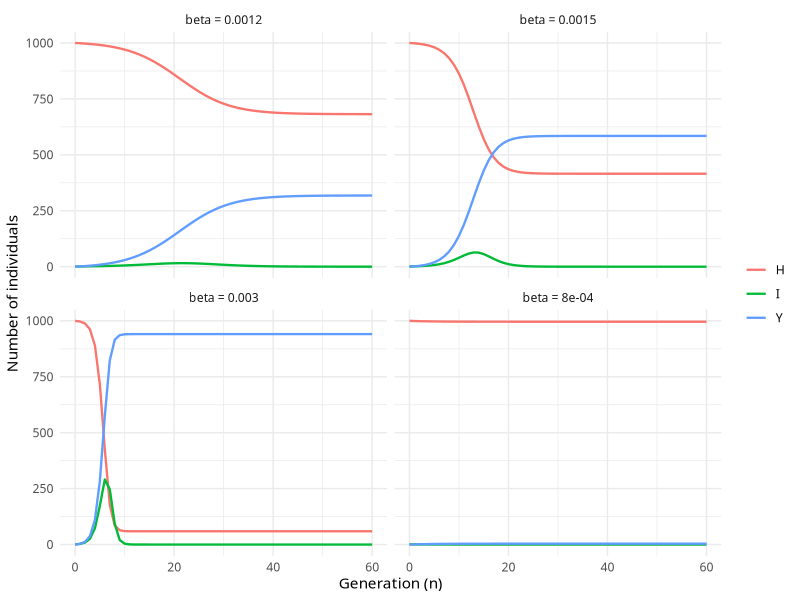
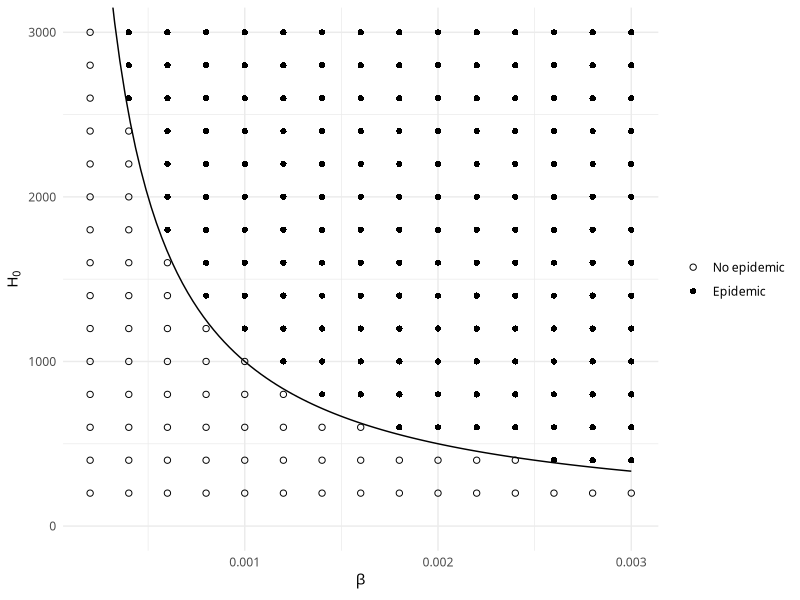
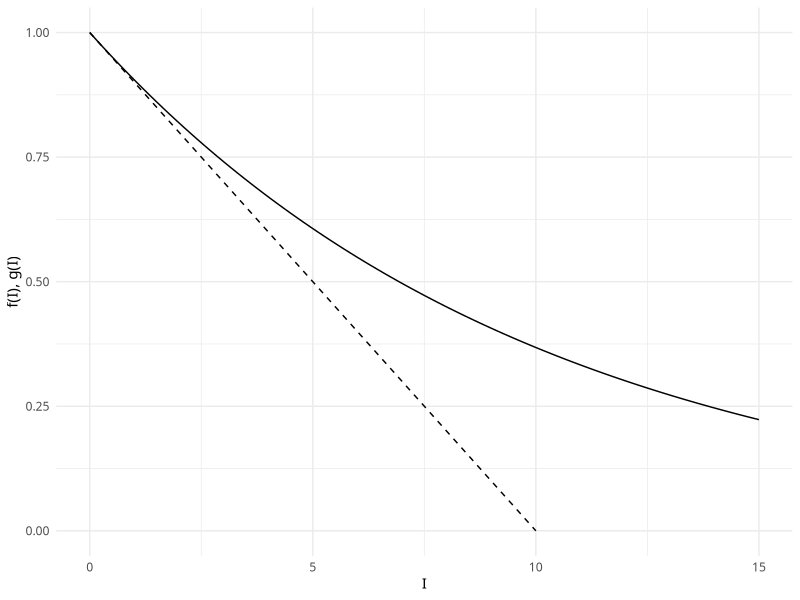
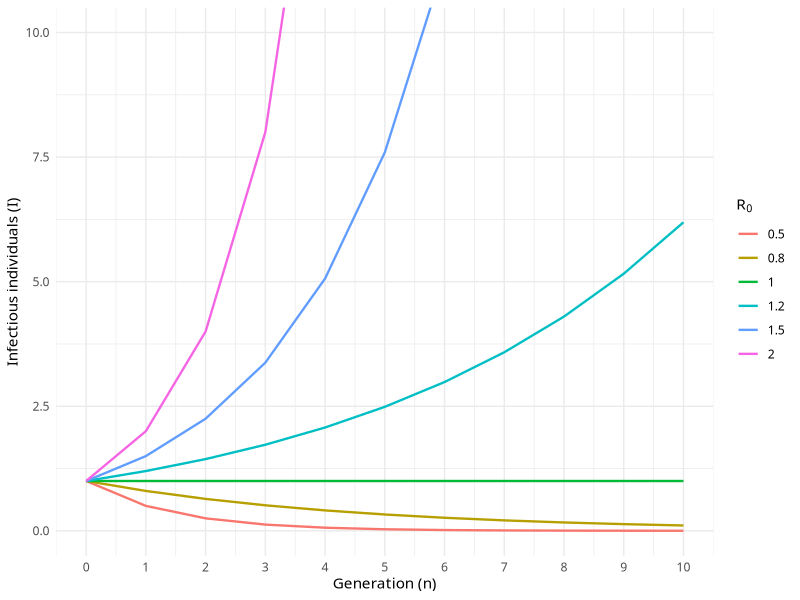
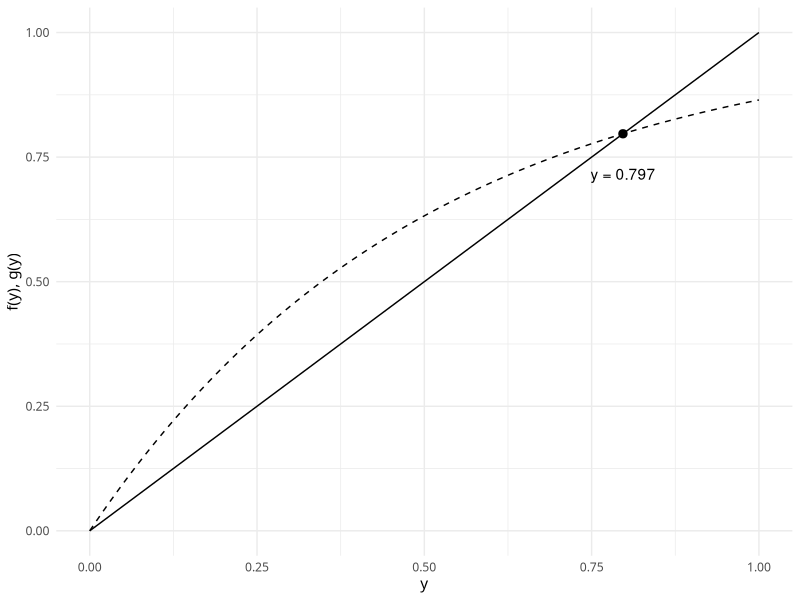
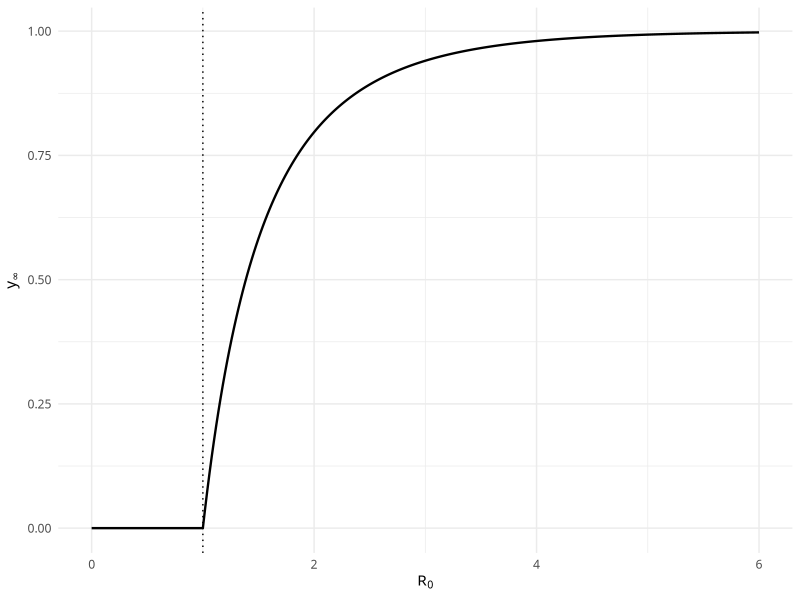
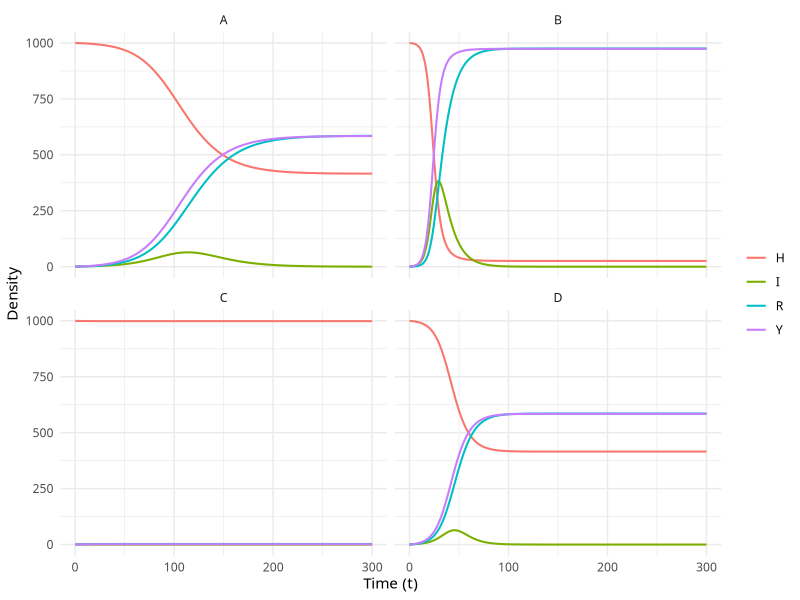
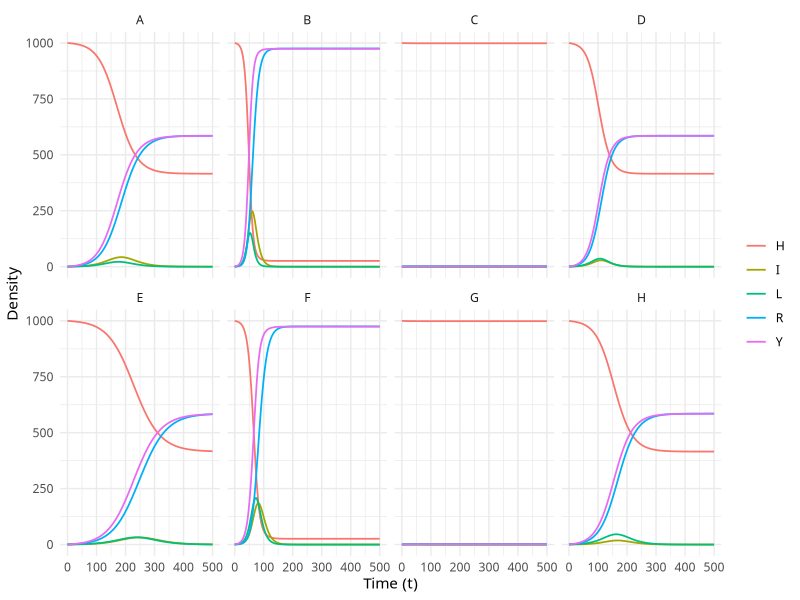

Write the R code that produced these figures, in order.
## ---- chunk 1
#| label: setup-ch05
#| message: false
library(tidyverse)
theme_set(theme_minimal(base_family = "Sarabun"))

# Fourth-order Runge-Kutta solver for a system dy/dt = deriv(y, parms)
rk4 <- function(deriv, y0, times, parms) {
  out <- matrix(NA_real_, length(times), length(y0),
                dimnames = list(NULL, names(y0)))
  y <- y0
  out[1, ] <- y
  for (k in seq_along(times)[-1]) {
    h  <- times[k] - times[k - 1]
    k1 <- deriv(y, parms)
    k2 <- deriv(y + h / 2 * k1, parms)
    k3 <- deriv(y + h / 2 * k2, parms)
    k4 <- deriv(y + h * k3, parms)
    y  <- y + h / 6 * (k1 + 2 * k2 + 2 * k3 + k4)
    out[k, ] <- y
  }
  as_tibble(out) |> mutate(t = times, .before = 1)
}

# Final disease level: root of y = 1 - exp(-R0 * y) on (0, 1]
final_level <- function(R0) {
  if (R0 <= 1) return(0)
  uniroot(\(y) y - (1 - exp(-R0 * y)), c(1e-9, 1), tol = 1e-10)$root
}
## ---- chunk 2
#| label: discrete-model-function
sim_discrete <- function(beta, H0 = 1000, I0 = 1, n_gen = 40) {
  H <- I <- numeric(n_gen + 1)
  H[1] <- H0
  I[1] <- I0
  for (n in seq_len(n_gen)) {
    H[n + 1] <- H[n] * exp(-beta * I[n])
    I[n + 1] <- H[n] * (1 - exp(-beta * I[n]))
  }
  tibble(n = 0:n_gen, H = H, I = I, Y = c(0, cumsum(I[-1])))
}
## ---- chunk 3
#| label: fig-tm-discrete-sim
#| fig-cap: "Number of healthy (H) and infectious (I) individuals per unit area, and total number of individuals infected since the start of the epidemic (Y), in relation to disease generation (n). Solutions of the discrete-time model with H0 = 1000 and I0 = 1 for four values of beta."
#| fig-width: 8
#| fig-height: 5.5
c(0.0008, 0.0012, 0.0015, 0.003) |>
  set_names() |>
  map(\(b) sim_discrete(b, n_gen = 60)) |>
  list_rbind(names_to = "beta") |>
  mutate(beta = paste("beta =", beta)) |>
  pivot_longer(c(H, I, Y), names_to = "state", values_to = "number") |>
  ggplot(aes(n, number, colour = state)) +
  geom_line(linewidth = 0.8) +
  facet_wrap(~ beta) +
  labs(x = "Generation (n)", y = "Number of individuals", colour = NULL)
## ---- chunk 4
#| label: fig-tm-discrete-threshold
#| fig-cap: "Parameter combinations of beta and initial number of healthy individuals (H0) for which an epidemic develops (filled) or does not develop (open) in simulations of the discrete-time model (epidemic defined as I1 > I0). The curve is beta * H0 = 1."
#| fig-width: 6
#| fig-height: 4.5
grid <- crossing(beta = seq(0.0002, 0.003, by = 0.0002),
                 H0   = seq(200, 3000, by = 200)) |>
  mutate(epidemic = map2_lgl(beta, H0, \(b, h) {
    sim_discrete(b, H0 = h, n_gen = 1)$I[2] > 1
  }))

ggplot(grid, aes(beta, H0)) +
  geom_point(aes(shape = epidemic), size = 1.8) +
  geom_function(fun = \(b) 1 / b, xlim = c(0.0003, 0.003)) +
  scale_shape_manual(values = c(`TRUE` = 16, `FALSE` = 1),
                     labels = c(`TRUE` = "Epidemic", `FALSE` = "No epidemic")) +
  coord_cartesian(ylim = c(0, 3000)) +
  labs(x = expression(beta), y = expression(H[0]), shape = NULL)
## ---- chunk 5
#| label: fig-tm-box51
#| fig-cap: "Exponential decay function f(I) = exp(-beta * I) (solid) and its approximating linear function g(I) = 1 - beta * I (dashed), with beta = 0.1."
#| fig-width: 5.5
#| fig-height: 3.5
ggplot() +
  geom_function(fun = \(I) exp(-0.1 * I), xlim = c(0, 15)) +
  geom_function(fun = \(I) 1 - 0.1 * I, xlim = c(0, 10), linetype = "dashed") +
  labs(x = "I", y = "f(I), g(I)")
## ---- chunk 6
#| label: fig-tm-discrete-R0
#| fig-cap: "Number of infectious individuals per unit area (I) in relation to disease generation (n) for various values of the basic reproduction number, R0 = beta * H0. Curves are solutions of the linearised model with I0 = 1."
#| fig-width: 6
#| fig-height: 4
crossing(R0 = c(0.5, 0.8, 1, 1.2, 1.5, 2), n = 0:10) |>
  mutate(I = R0^n, R0 = factor(R0)) |>
  ggplot(aes(n, I, colour = R0)) +
  geom_line(linewidth = 0.8) +
  scale_x_continuous(breaks = 0:10) +
  coord_cartesian(ylim = c(0, 10)) +
  labs(x = "Generation (n)", y = "Infectious individuals (I)", colour = expression(R[0]))
## ---- chunk 7
#| label: fig-tm-box52
#| fig-cap: "Curves of f(y) = y and g(y) = 1 - exp(-2y). The intersection (point) is the solution of the final level equation for R0 = 2."
#| fig-width: 5
#| fig-height: 4
y2 <- final_level(2)
ggplot() +
  geom_function(fun = \(y) y, xlim = c(0, 1)) +
  geom_function(fun = \(y) 1 - exp(-2 * y), xlim = c(0, 1), linetype = "dashed") +
  annotate("point", x = y2, y = y2, size = 2.5) +
  annotate("text", x = y2, y = y2 - 0.08, label = sprintf("y = %.3f", y2)) +
  labs(x = "y", y = "f(y), g(y)")
## ---- chunk 8
#| label: final-level-values
tibble(R0 = c(1.5, 2, 3, 5)) |>
  mutate(y_inf = map_dbl(R0, final_level))
## ---- chunk 9
#| label: fig-tm-final-level
#| fig-cap: "Fraction of plant individuals infected after the epidemic has run its course (final level) in relation to the basic reproduction number, R0. The curve is the solution of the final level equation."
#| fig-width: 6
#| fig-height: 4
tibble(R0 = seq(0, 6, by = 0.02)) |>
  mutate(y_inf = map_dbl(R0, final_level)) |>
  ggplot(aes(R0, y_inf)) +
  geom_line(linewidth = 0.8) +
  geom_vline(xintercept = 1, linetype = "dotted") +
  labs(x = expression(R[0]), y = expression(y[infinity]))
## ---- chunk 10
#| label: hir-euler-vs-rk4
hir_deriv <- function(y, parms) {
  with(as.list(c(y, parms)), {
    infection <- beta * H * I
    c(H = -infection, I = infection - mu * I, R = mu * I)
  })
}

euler <- function(deriv, y0, times, parms) {
  y <- y0
  for (k in seq_along(times)[-1]) {
    y <- y + (times[k] - times[k - 1]) * deriv(y, parms)
  }
  y
}

y0    <- c(H = 1000, I = 1, R = 0)
parms <- c(beta = 0.000375, mu = 0.25)
tibble(
  method = c("Euler, step 1", "Euler, step 0.1", "RK4, step 0.1"),
  Y_at_t100 = c(
    sum(euler(hir_deriv, y0, seq(0, 100, by = 1),   parms)[c("I", "R")]),
    sum(euler(hir_deriv, y0, seq(0, 100, by = 0.1), parms)[c("I", "R")]),
    rk4(hir_deriv, y0, seq(0, 100, by = 0.1), parms) |>
      slice_tail(n = 1) |> mutate(Y = I + R) |> pull(Y)
  ) - 1   # subtract I0 so that Y counts new infections only
)
## ---- chunk 11
#| label: hir-desolve
#| eval: !expr requireNamespace("deSolve", quietly = TRUE)
# The same model with deSolve::ode(); the derivative function must return a list
hir_ode <- function(t, y, parms) list(hir_deriv(y, parms))
deSolve::ode(y = y0, times = seq(0, 100, by = 1), func = hir_ode, parms = parms) |>
  as_tibble() |>
  slice_tail(n = 1)
## ---- chunk 12
#| label: fig-tm-hir-sim
#| fig-cap: "Density of healthy (H), infectious (I) and removed (R) individuals, and total density of infected individuals (Y = I + R), in relation to time (t). Solutions of the H-I-R model with H(0) = 1000, I(0) = 1, R(0) = 0. (A) mu = 0.1 (iota = 10), beta = 0.00015; (B) mu = 0.1, beta = 0.000375; (C) mu = 0.25 (iota = 4), beta = 0.00015; (D) mu = 0.25, beta = 0.000375 per time unit."
#| fig-width: 8
#| fig-height: 5.5
hir_scenarios <- tribble(
  ~panel, ~mu,  ~beta,
  "A",    0.1,  0.00015,
  "B",    0.1,  0.000375,
  "C",    0.25, 0.00015,
  "D",    0.25, 0.000375
)

hir_out <- hir_scenarios |>
  mutate(sim = map2(mu, beta, \(m, b) {
    rk4(hir_deriv, c(H = 1000, I = 1, R = 0), seq(0, 300, by = 0.5),
        c(beta = b, mu = m))
  })) |>
  unnest(sim) |>
  mutate(Y = I + R - 1)

hir_out |>
  pivot_longer(c(H, I, R, Y), names_to = "state", values_to = "density") |>
  ggplot(aes(t, density, colour = state)) +
  geom_line(linewidth = 0.7) +
  facet_wrap(~ panel) +
  labs(x = "Time (t)", y = "Density", colour = NULL)
## ---- chunk 13
#| label: hir-final-AD
hir_out |>
  group_by(panel, mu, beta) |>
  slice_tail(n = 1) |>
  ungroup() |>
  transmute(panel, mu, beta, R0 = beta * 1000 / mu, Y_end = round(Y, 1))
## ---- chunk 14
#| label: fig-tm-hlir-sim
#| fig-cap: "Density of healthy (H), latently infected (L), infectious (I) and removed (R) individuals, and total density of infected individuals (Y = L + I + R), in relation to time. Solutions of the H-L-I-R model with H(0) = 1000, L(0) = 0, I(0) = 1, R(0) = 0. Panels A-D: omega = 0.2 (p = 5); panels E-H: omega = 0.1 (p = 10). Within each row: mu = 0.1 or 0.25 (iota = 10 or 4) and beta = 0.00015 or 0.000375 per time unit, in the same order as the H-I-R figure."
#| fig-width: 9
#| fig-height: 5.5
hlir_deriv <- function(y, parms) {
  with(as.list(c(y, parms)), {
    infection <- beta * H * I
    c(H = -infection,
      L = infection - omega * L,
      I = omega * L - mu * I,
      R = mu * I)
  })
}

hlir_scenarios <- crossing(omega = c(0.2, 0.1), hir_scenarios |> select(-panel)) |>
  arrange(desc(omega), mu, beta) |>
  mutate(panel = LETTERS[1:8], .before = 1)

hlir_out <- hlir_scenarios |>
  mutate(sim = pmap(list(omega, mu, beta), \(w, m, b) {
    rk4(hlir_deriv, c(H = 1000, L = 0, I = 1, R = 0), seq(0, 500, by = 0.5),
        c(beta = b, omega = w, mu = m))
  })) |>
  unnest(sim) |>
  mutate(Y = L + I + R - 1)

hlir_out |>
  pivot_longer(c(H, L, I, R, Y), names_to = "state", values_to = "density") |>
  ggplot(aes(t, density, colour = state)) +
  geom_line(linewidth = 0.6) +
  facet_wrap(~ panel, nrow = 2) +
  labs(x = "Time (t)", y = "Density", colour = NULL)
## ---- chunk 15
#| label: box55-eigen
# Check: the leading eigenvalue of the linearised system equals the closed form
omega <- 1 / 7; mu <- 1 / 10; bH0 <- 0.2025
A <- matrix(c(-omega, omega, bH0, -mu), nrow = 2)
c(eigen = max(Re(eigen(A)$values)),
  closed_form = (-(omega + mu) + sqrt((omega - mu)^2 + 4 * omega * bH0)) / 2)
## ---- chunk 16
#| label: hlir-worked-example
rE_hlir <- function(bH0, p, iota) {
  m <- (p + iota) / (2 * p * iota)
  pmax(0, -m + sqrt(m^2 + (bH0 * iota - 1) / (p * iota)))
}
bH0_from_rE <- function(rE, p, iota) {
  m <- (p + iota) / (2 * p * iota)
  (1 + p * iota * rE * (rE + 2 * m)) / iota
}

bH0 <- bH0_from_rE(0.05, p = 7, iota = 10)
tribble(
  ~scenario,                     ~bH0,      ~p,
  "Before control",              bH0,       7,
  "Protective: beta halved",     bH0 / 2,   7,
  "Curative: latent period x 2", bH0,       14
) |>
  mutate(R0 = bH0 * 10,
         rE = rE_hlir(bH0, p, iota = 10)) |>
  mutate(across(where(is.numeric), \(x) signif(x, 4)))
## ---- chunk 17
#| label: rE-functions
# Vanderplank model: solve rE = bH0 * exp(-rE * p) * (1 - exp(-rE * iota)) for rE > 0
rE_vdp <- function(bH0, p, iota) {
  if (bH0 * iota <= 1) return(0)
  uniroot(\(r) r - bH0 * exp(-r * p) * (1 - exp(-r * iota)),
          c(1e-8, 20), tol = 1e-10)$root
}

pathogens <- tribble(
  ~pathogen,                ~bH0,      ~p, ~iota,
  "Peronospora farinosa",   3.2 / 3.4, 7,  3.4,
  "Puccinia striiformis",   55 / 20,   10, 20
)

# Vary one parameter at a time, keeping the others at the pathogen defaults
sweep_params <- function(defaults, ranges, fixed = c("bH0", "R0")) {
  imap(ranges, \(rng, par) {
    tibble(parameter = par, value = seq(rng[1], rng[2], length.out = 200))
  }) |>
    list_rbind() |>
    mutate(
      p    = if_else(parameter == "p",    value, defaults$p),
      iota = if_else(parameter == "iota", value, defaults$iota),
      bH0  = case_when(
        parameter == "bH0" ~ value,
        parameter == "R0"  ~ value / iota,
        fixed == "R0"      ~ defaults$bH0 * defaults$iota / iota,
        TRUE               ~ defaults$bH0
      ),
      `H-L-I-R`    = rE_hlir(bH0, p, iota),
      Vanderplank  = pmap_dbl(list(bH0, p, iota), rE_vdp)
    ) |>
    pivot_longer(c(`H-L-I-R`, Vanderplank), names_to = "model", values_to = "rE")
}

ranges_farinosa    <- list(p = c(1, 20), iota = c(0.5, 10))
ranges_striiformis <- list(p = c(1, 30), iota = c(1, 40))
## ---- chunk 18
#| label: fig-tm-rE-bH
#| fig-cap: "Exponential rate of disease increase (rE) as a function of transmission rate (beta * H0), latent period (p) and infectious period (iota), for values appropriate to Peronospora farinosa (left) and Puccinia striiformis (right). Solid line: H-L-I-R model; dashed line: Vanderplank model. Fixed values: p = 7 d, iota = 3.4 d, beta * H0 = 0.94 per day (P. farinosa); p = 10 d, iota = 20 d, beta * H0 = 2.75 per day (P. striiformis). Asterisk: default value used in the other panels. beta * H0 is held fixed when p or iota varies."
#| fig-width: 8
#| fig-height: 8
make_sweep <- function(fixed) {
  bind_rows(
    sweep_params(pathogens[1, ],
                 c(list(bH0 = c(0.05, 3), R0 = c(0.2, 10))[if (fixed == "bH0") 1 else 2],
                   ranges_farinosa), fixed) |>
      mutate(pathogen = pathogens$pathogen[1]),
    sweep_params(pathogens[2, ],
                 c(list(bH0 = c(0.02, 6), R0 = c(0.5, 120))[if (fixed == "bH0") 1 else 2],
                   ranges_striiformis), fixed) |>
      mutate(pathogen = pathogens$pathogen[2])
  )
}

defaults_long <- pathogens |>
  mutate(R0 = bH0 * iota) |>
  pivot_longer(c(bH0, R0, p, iota), names_to = "parameter", values_to = "value")

plot_sweep <- function(d) {
  d |>
    mutate(parameter = factor(parameter, levels = c("bH0", "R0", "p", "iota"))) |>
    ggplot(aes(value, rE, linetype = model)) +
    geom_line() +
    geom_point(data = semi_join(defaults_long, d, by = c("pathogen", "parameter")) |>
                 mutate(parameter = factor(parameter, levels = c("bH0", "R0", "p", "iota"))),
               aes(value, 0), inherit.aes = FALSE, shape = 8, size = 2.5) +
    facet_grid(parameter ~ pathogen, scales = "free",
               labeller = labeller(parameter = c(bH0 = "beta*H0 (per day)", R0 = "R0",
                                                 p = "Latent period p (d)",
                                                 iota = "Infectious period iota (d)"))) +
    scale_linetype_manual(values = c(`H-L-I-R` = "solid", Vanderplank = "dashed")) +
    labs(x = NULL, y = expression(r[E] ~ (day^-1)), linetype = NULL) +
    theme(legend.position = "bottom")
}

make_sweep("bH0") |> plot_sweep()
## ---- chunk 19
#| label: fig-tm-rE-R0
#| fig-cap: "As the previous figure, except that R0 (not beta * H0) is held fixed when p or iota varies, and the top row shows rE against R0. Fixed values: R0 = 3.2 (P. farinosa) and R0 = 55 (P. striiformis). Solid line: H-L-I-R model; dashed line: Vanderplank model."
#| fig-width: 8
#| fig-height: 8
make_sweep("R0") |> plot_sweep()
## ---- chunk 20
#| label: fig-tm-latent-exp
#| fig-cap: "Probability of still being in the latent period as a function of time since infection under a constant transition probability (omega = 0.2, mean latent period p = 5). The dotted line marks the mean latent period."
#| fig-width: 5.5
#| fig-height: 3.5
ggplot() +
  geom_function(fun = \(t) exp(-0.2 * t), xlim = c(0, 25)) +
  geom_vline(xintercept = 5, linetype = "dotted") +
  labs(x = "Time since infection", y = expression(P[L](t)))
## ---- chunk 21
#| label: vdp-simulation
# Euler integration of the Vanderplank differential-delay equation (proportions):
# dy/dt = bH0 * (1 - y(t)) * [y(t - p) - y(t - p - iota)], with y = 0 before t = 0
sim_vdp <- function(bH0, p, iota, y0 = 0.001, t_max = 150, dt = 0.05) {
  n  <- round(t_max / dt)
  y  <- numeric(n + 1)
  y[1] <- y0
  lag_p  <- round(p / dt)
  lag_pi <- round((p + iota) / dt)
  y_at <- \(k) if (k >= 1) y[k] else 0
  for (k in seq_len(n)) {
    infectious <- y_at(k - lag_p) - y_at(k - lag_pi)
    y[k + 1] <- y[k] + dt * bH0 * (1 - y[k]) * infectious
  }
  tibble(t = (0:n) * dt, y = y)
}
## ---- chunk 22
#| label: fig-tm-vdp-window
#| fig-cap: "Proportion of diseased individuals, y(t), versus time for a disease progress curve from the Vanderplank model (p = 5, iota = 10, beta * H0 = 0.4 per time unit). With fixed latent and infectious periods, the infectious individuals at t = 40 are those infected between t - p - iota = 25 and t - p = 35: their density is y(35) - y(25) (vertical bar)."
#| fig-width: 6
#| fig-height: 4
vdp <- sim_vdp(bH0 = 0.4, p = 5, iota = 10, t_max = 80)
y_at_time <- \(tt) vdp$y[which.min(abs(vdp$t - tt))]

ggplot(vdp, aes(t, y)) +
  annotate("rect", xmin = 25, xmax = 35, ymin = -Inf, ymax = Inf, alpha = 0.15) +
  geom_line(linewidth = 0.8) +
  annotate("segment", x = 35, xend = 35, y = y_at_time(25), yend = y_at_time(35),
           linewidth = 1.2) +
  annotate("segment", x = 25, xend = 35, y = y_at_time(25), yend = y_at_time(25),
           linetype = "dotted") +
  annotate("text", x = 30, y = 0.95, label = "infected in\n[t - p - iota, t - p]", size = 3) +
  geom_vline(xintercept = 40, linetype = "dashed") +
  annotate("text", x = 42, y = 0.05, label = "t = 40", hjust = 0, size = 3) +
  labs(x = "Time (t)", y = "y(t)")
## ---- chunk 23
#| label: rE-compare-hlir-vdp
pathogens |>
  mutate(R0 = bH0 * iota,
         rE_HLIR = rE_hlir(bH0, p, iota),
         rE_Vanderplank = pmap_dbl(list(bH0, p, iota), rE_vdp)) |>
  mutate(across(where(is.numeric), \(x) round(x, 3)))
## ---- chunk 24
#| label: fig-tm-sporulation
#| fig-cap: "Relative sporulation (infectivity) curves for four foliar pathogens, drawn from the fitted delayed-gamma parameters reported in Madden et al. (2007, Fig. 5.12). (A) Puccinia recondita: p = 10 d, lambda = 0.218, w = 2.34; (B) Puccinia striiformis: p = 10 d, lambda = 0.213, w = 3.15; (C) Peronospora farinosa: p = 7 d, lambda = 0.91, w = 2.33; (D) Puccinia lagenophora: p = 16 d, lambda = 0.23, w = 4.00. Observed data points of the original figure are not reproduced."
#| fig-width: 7
#| fig-height: 5
spor_curve <- function(tau, p, lambda, w, Omega = 1) {
  ifelse(tau < p, 0,
         Omega * lambda^w * (tau - p)^(w - 1) * exp(-lambda * (tau - p)) / gamma(w))
}

spor_params <- tribble(
  ~panel, ~pathogen,               ~p, ~lambda, ~w,
  "A",    "Puccinia recondita",    10, 0.218,   2.34,
  "B",    "Puccinia striiformis",  10, 0.213,   3.15,
  "C",    "Peronospora farinosa",  7,  0.91,    2.33,
  "D",    "Puccinia lagenophora",  16, 0.23,    4.00
)

spor_params |>
  mutate(curve = pmap(list(p, lambda, w), \(p, l, w) {
    tibble(tau = seq(0, 60, by = 0.1)) |> mutate(s = spor_curve(tau, p, l, w))
  })) |>
  unnest(curve) |>
  mutate(label = paste0("(", panel, ") ", pathogen)) |>
  ggplot(aes(tau, s)) +
  geom_line(linewidth = 0.8) +
  facet_wrap(~ label, scales = "free_y") +
  labs(x = "Time since infection (d)", y = "Relative spore production rate s(tau)") +
  theme(strip.text = element_text(face = "italic"))
## ---- chunk 25
#| label: box56-approx
# Delayed gamma: theta-bar = p + w / lambda. Compare approximation with exact root
p <- 7; lambda <- 0.91; w <- 2.33
exact <- uniroot(\(r) 3.2 * exp(-r * p) * (lambda / (lambda + r))^w - 1,
                 c(1e-8, 5))$root
c(approx = log(3.2) / (p + w / lambda), exact = exact)
## ---- chunk 26
#| label: rE-three-models
# rE under three descriptions of latent and infectious periods (same R0 and p)
rE_km_gamma <- function(R0, p, lambda, w) {
  if (R0 <= 1) return(0)
  uniroot(\(r) R0 * exp(-r * p) * (lambda / (lambda + r))^w - 1,
          c(1e-8, 20), tol = 1e-10)$root
}

tribble(
  ~pathogen,               ~R0,  ~p, ~iota, ~lambda, ~w,
  "Peronospora farinosa",  3.2,  7,  3.4,   0.91,    2.33,
  "Puccinia striiformis",  55,   10, 20,    0.213,   3.15
) |>
  mutate(
    `H-L-I-R`             = rE_hlir(R0 / iota, p, iota),
    Vanderplank           = pmap_dbl(list(R0 / iota, p, iota), rE_vdp),
    `K-M (delayed gamma)` = pmap_dbl(list(R0, p, lambda, w), rE_km_gamma)
  ) |>
  select(-lambda, -w) |>
  mutate(across(where(is.double), \(x) round(x, 3)))
## ---- chunk 27
#| label: tbl-tm-model-summary
#| tbl-cap: "Summary of the five disease progress models with fixed host density. All share the same final level equation, y = 1 - exp(-R0 * y), when initial disease is very low."
#| echo: false
tribble(
  ~Model,                  ~Time,        ~`Latent period`,         ~`Infectious period`,          ~R0,                  ~rE,
  "Discrete-time",         "Generations", "None",                  "One generation",              "beta*H0",            "ln(beta*H0)",
  "H-I-R",                 "Continuous",  "None",                  "Exponential, mean 1/mu",      "beta*H0/mu",         "beta*H0 - mu",
  "H-L-I-R",               "Continuous",  "Exponential, mean 1/omega", "Exponential, mean 1/mu",  "beta*H0/mu",         "Leading eigenvalue (closed form)",
  "Vanderplank",           "Continuous",  "Fixed, p",              "Fixed, iota",                 "beta*H0*iota",       "Numerical root",
  "Kermack-McKendrick",    "Continuous",  "Any, via S(tau)",       "Any, via S(tau)",             "psi*Omega*theta*H0", "Numerical root of Euler equation"
) |>
  knitr::kable()
